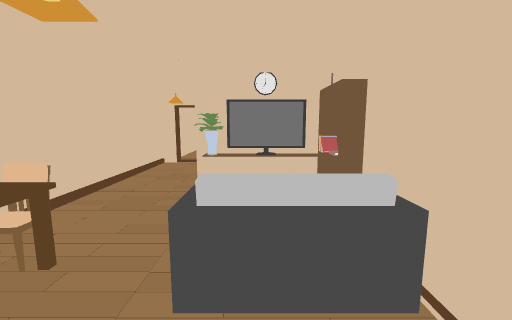
view 1 (above)

16 first-person views from a walk through a Unity game level. The camera is 1.5 m above the floor, tilts 8° down and sees 90° across. The floor is counted in squares, 0.5 m on a side. Each view is taken from the middle of a square. On the plan, view 1 faces up. The plan holds only what a view shows up to about 19 squares ahead; the rest is blank. The place goes on beyond the plan. The player is left out. Door leaves are left out, so doorways stand open. Some surface patterns are stand-ins.

view 2
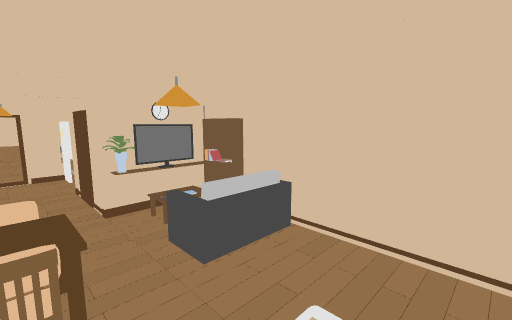

view 3
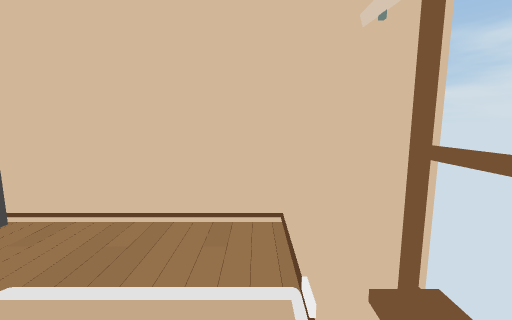

view 4
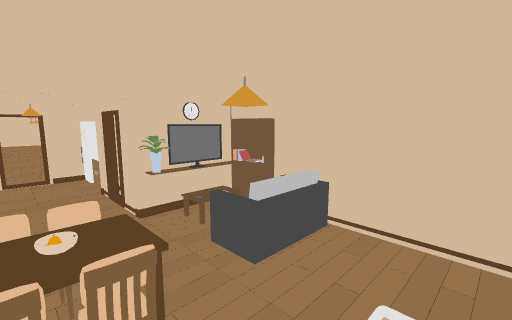

view 5
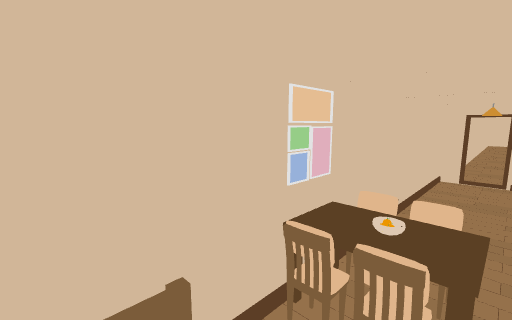

view 6
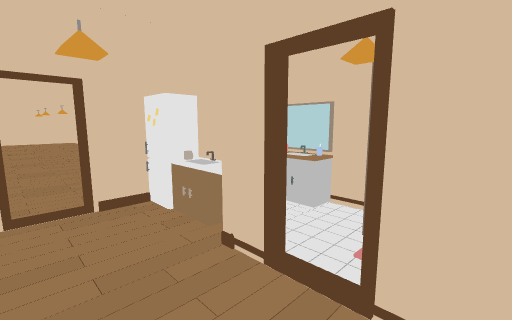

view 7
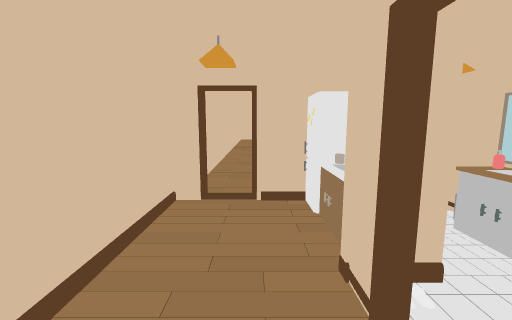

view 8
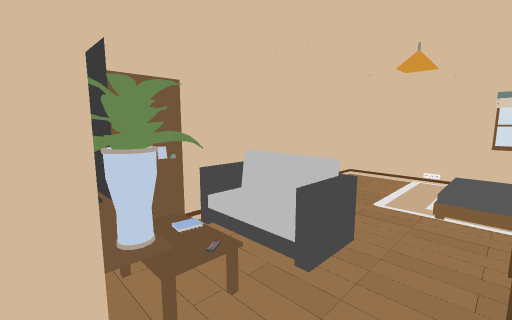

view 9
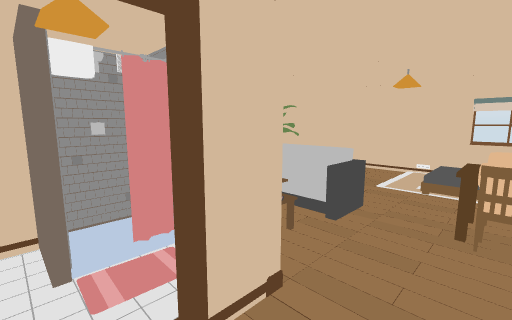

view 10
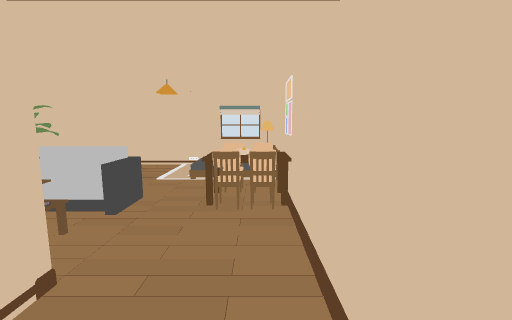

view 11
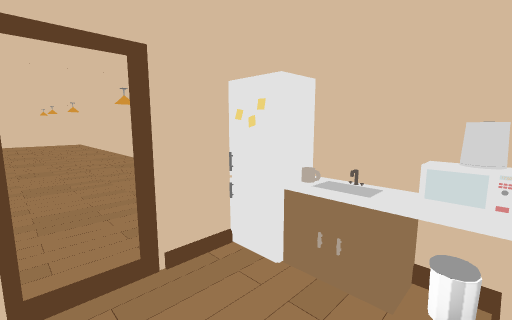

view 12
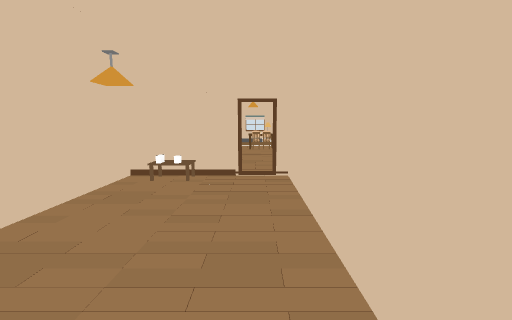

view 13
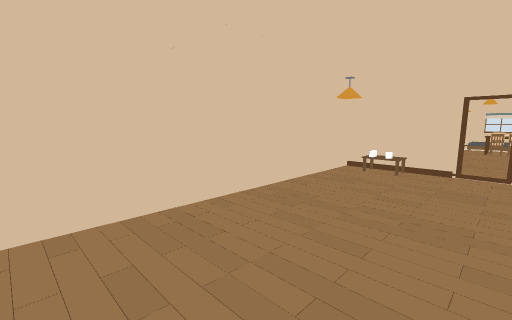

view 14
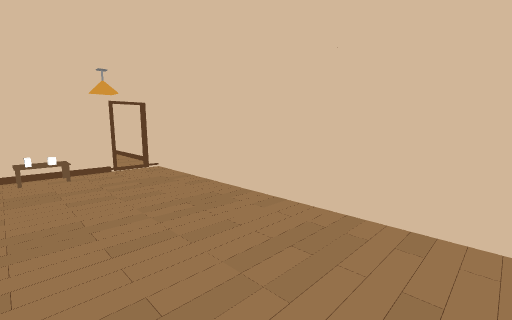

view 15
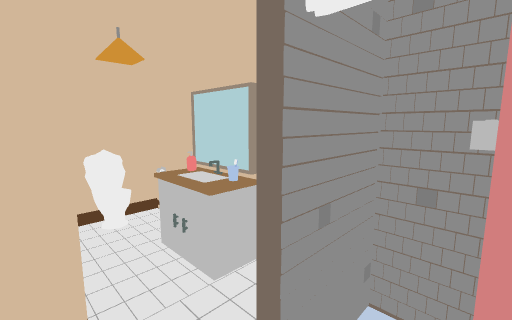

view 16
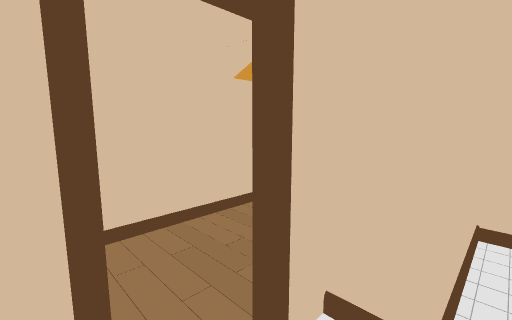

### Floor plan
Key: @ floor where view 1 was taken; # wall or solid block; . main floor; : floor 0.5 m higher than the main floor; / step, stairs or slope; D open door; = window, fence, low wall or low ledge; O other object.
Columns run from 7 left of view 1 to 3 right of it. Each row starts with its distance up from view 1.
 38 #.... ...#
 37 #........#
 36 #........#
 35 #........#
 34 #........#
 33 #........#
 32 #........#
 31 #........#
 30 #........#
 29 #........#
 28 #........#
 27 #........#
 26 #........#
 25 #........#
 24 #........#
 23 #........#
 22 #........#
 21 #..D..OO.#
 20 ##.D#######
 19 #....###=.#
 18 #....=##..#
 17 #....=##.=#
 16 #....###.##
 15 #....###.=#
 14 #....#....#
 13 #.......###
 12 #.......###
 11 #....#..#
 10 #....######
  9 #....######
  8 #...../OO##
  7 #.....// ##
  6 ###...////#
  5 ####..=OO##
  4  ###..====#
  3 ####......#
  2 ###.......#
  1 #.........#
  0 #  ::..@..#
 -1 #: :   ...#
 -2 # :    ...#
 -3 #      ...#
 -4 # .    ...#
 -5 ###########

Positions as (right, up) in squares from view 1, and headings:
1: (0, 0), facing up
2: (-5, -2), facing up-right
3: (-5, -4), facing right
4: (-6, -1), facing up-right
5: (-4, -1), facing up-left
6: (-6, 10), facing up-right
7: (-4, 10), facing up
8: (-4, 10), facing down-right
9: (-5, 13), facing down-right
10: (-6, 14), facing down
11: (-6, 15), facing up-right
12: (-5, 35), facing down
13: (-6, 38), facing down-right
14: (1, 38), facing down-left
15: (-1, 11), facing up-right
16: (0, 11), facing up-left
